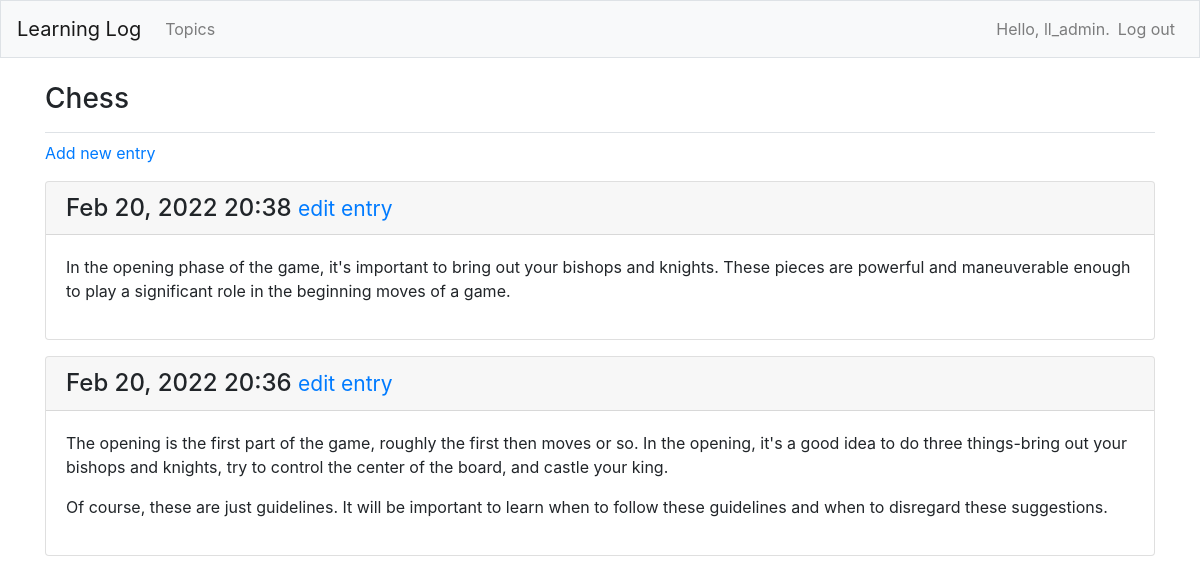
The page /topics/1/ (signed in) on the database as committed earlier.
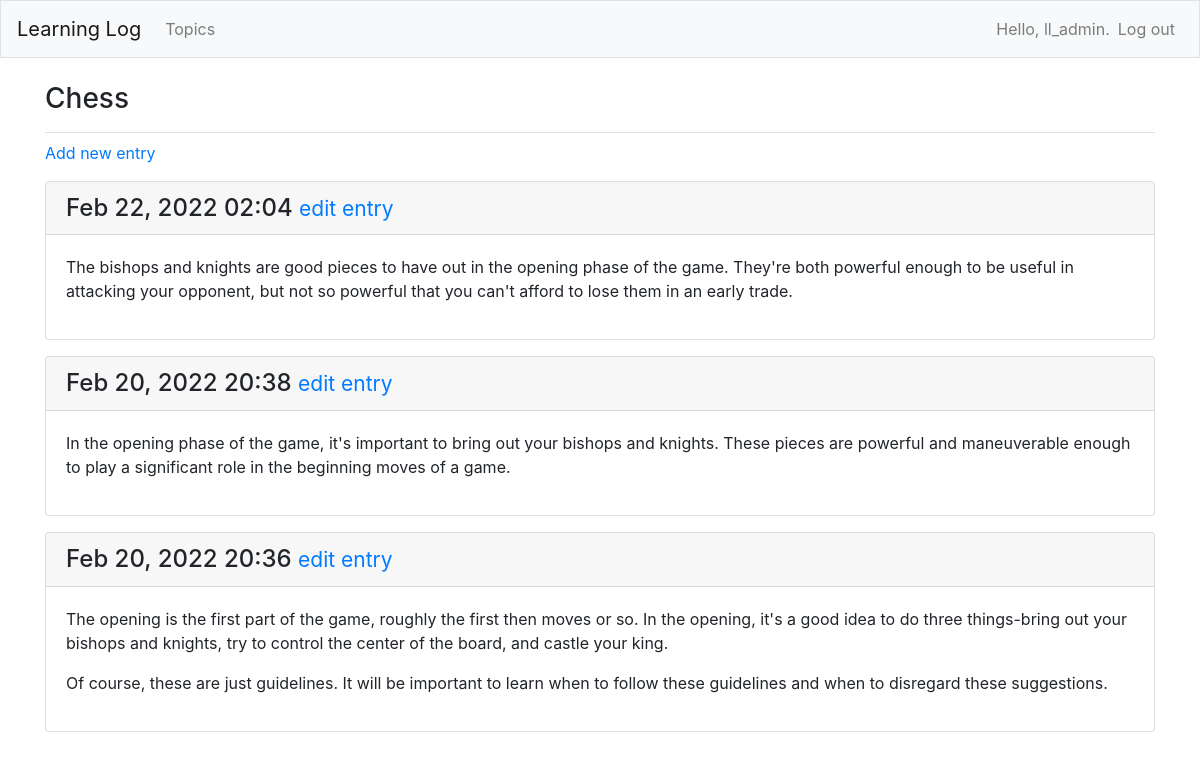
The same page on the database as committed later.
### learning_logs/models.py (models this page shows, shortened)
class Entry(models.Model):
    topic = models.ForeignKey(Topic, on_delete=models.CASCADE)
    text = models.TextField()
    date_added = models.DateTimeField(auto_now_add=True)
    class Meta:
        verbose_name_plural = "entries"

### learning_logs/views.py (the view)
# urls.py: path("topics/<int:topic_id>/", views.topic, name="topic"),
@login_required
def topic(request, topic_id):
    topic = Topic.objects.get(id=topic_id)
    check_topic_owner(topic.owner, request.user)
    entries = topic.entry_set.order_by("-date_added")
    context = {"topic": topic, "entries": entries}
    return render(request, "learning_logs/topic.html", context)

### learning_logs/helper_functions.py (called while the page is built)
def check_topic_owner(topic_owner, current_user):
    if topic_owner != current_user:
        raise Http404

### learning_logs/models.py (called while the page is built)
    def __str__(self):
        return self.text

### learning_logs/templates/learning_logs/topic.html
{% extends "learning_logs/base.html" %}
{% block page_header %}
  <h3>{{ topic }}</h3>
{% endblock page_header %}
{% block content %}
  <p>
    <a href="{% url 'learning_logs:new_entry' topic.id %}">Add new entry</a>
  </p>
  {% for entry in entries %}
    <div class="card mb-3">
      <h4 class="card-header">
        {{ entry.date_added|date:"M d, Y H:i" }}
        <small><a href="{% url 'learning_logs:edit_entry' entry.id %}">
          edit entry</a></small>
      </h4>
      <div class="card-body">
        {{ entry.text|linebreaks }}
      </div>
    </div>
  {% empty %}
    <p>There are no entries for this topic yet.</p>
  {% endfor %}
{% endblock content %}

Rows that differ between the two databases and show on the page:
added Entry: date_added "Feb 22, 2022 02:04", text "The bishops and knights are good pieces to have out in the opening phase of the game. They're both powerful enough to be useful in attacking your opponent, but not so powerful that you can't afford to lose them in an early trade."
